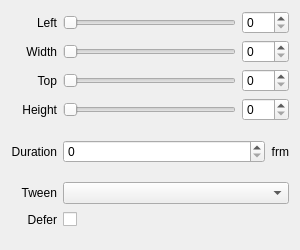
<?xml version="1.0" encoding="UTF-8"?>
<ui version="4.0">
 <class>InspectorClipWidget</class>
 <widget class="QWidget" name="InspectorClipWidget">
  <property name="geometry">
   <rect>
    <x>0</x>
    <y>0</y>
    <width>300</width>
    <height>250</height>
   </rect>
  </property>
  <property name="sizePolicy">
   <sizepolicy hsizetype="Expanding" vsizetype="Preferred">
    <horstretch>0</horstretch>
    <verstretch>0</verstretch>
   </sizepolicy>
  </property>
  <layout class="QGridLayout" name="gridLayout">
   <property name="bottomMargin">
    <number>20</number>
   </property>
   <item row="2" column="1">
    <widget class="QSlider" name="sliderTop">
     <property name="maximum">
      <number>100</number>
     </property>
     <property name="orientation">
      <enum>Qt::Horizontal</enum>
     </property>
    </widget>
   </item>
   <item row="6" column="1" colspan="2">
    <layout class="QHBoxLayout" name="horizontalLayoutDefer">
     <item>
      <widget class="QCheckBox" name="checkBoxDefer">
       <property name="layoutDirection">
        <enum>Qt::RightToLeft</enum>
       </property>
       <property name="text">
        <string/>
       </property>
      </widget>
     </item>
     <item>
      <spacer name="horizontalSpacerDefer2">
       <property name="orientation">
        <enum>Qt::Horizontal</enum>
       </property>
       <property name="sizeHint" stdset="0">
        <size>
         <width>40</width>
         <height>20</height>
        </size>
       </property>
      </spacer>
     </item>
    </layout>
   </item>
   <item row="1" column="0">
    <widget class="QLabel" name="labelWidth">
     <property name="text">
      <string>Width</string>
     </property>
     <property name="alignment">
      <set>Qt::AlignRight|Qt::AlignTrailing|Qt::AlignVCenter</set>
     </property>
    </widget>
   </item>
   <item row="4" column="1" colspan="2">
    <layout class="QHBoxLayout" name="horizontalLayoutTransitionDuration">
     <item>
      <widget class="QSpinBox" name="spinBoxTransitionDuration">
       <property name="sizePolicy">
        <sizepolicy hsizetype="Expanding" vsizetype="Fixed">
         <horstretch>0</horstretch>
         <verstretch>0</verstretch>
        </sizepolicy>
       </property>
       <property name="maximum">
        <number>999</number>
       </property>
      </widget>
     </item>
     <item>
      <widget class="QLabel" name="labelFrm1">
       <property name="text">
        <string>frm</string>
       </property>
       <property name="alignment">
        <set>Qt::AlignRight|Qt::AlignTrailing|Qt::AlignVCenter</set>
       </property>
      </widget>
     </item>
    </layout>
   </item>
   <item row="3" column="0">
    <widget class="QLabel" name="labelHeight">
     <property name="text">
      <string>Height</string>
     </property>
     <property name="alignment">
      <set>Qt::AlignRight|Qt::AlignTrailing|Qt::AlignVCenter</set>
     </property>
    </widget>
   </item>
   <item row="0" column="1">
    <widget class="QSlider" name="sliderLeft">
     <property name="maximum">
      <number>100</number>
     </property>
     <property name="orientation">
      <enum>Qt::Horizontal</enum>
     </property>
    </widget>
   </item>
   <item row="3" column="2">
    <widget class="QSpinBox" name="spinBoxHeight">
     <property name="maximum">
      <number>100</number>
     </property>
    </widget>
   </item>
   <item row="0" column="2">
    <widget class="QSpinBox" name="spinBoxLeft">
     <property name="maximum">
      <number>100</number>
     </property>
    </widget>
   </item>
   <item row="0" column="0">
    <widget class="QLabel" name="labelLeft">
     <property name="text">
      <string>Left</string>
     </property>
     <property name="alignment">
      <set>Qt::AlignRight|Qt::AlignTrailing|Qt::AlignVCenter</set>
     </property>
    </widget>
   </item>
   <item row="1" column="1">
    <widget class="QSlider" name="sliderWidth">
     <property name="maximum">
      <number>100</number>
     </property>
     <property name="orientation">
      <enum>Qt::Horizontal</enum>
     </property>
    </widget>
   </item>
   <item row="2" column="0">
    <widget class="QLabel" name="labelTop">
     <property name="text">
      <string>Top</string>
     </property>
     <property name="alignment">
      <set>Qt::AlignRight|Qt::AlignTrailing|Qt::AlignVCenter</set>
     </property>
    </widget>
   </item>
   <item row="5" column="0">
    <widget class="QLabel" name="labelEasing">
     <property name="text">
      <string>Tween</string>
     </property>
     <property name="alignment">
      <set>Qt::AlignRight|Qt::AlignTrailing|Qt::AlignVCenter</set>
     </property>
    </widget>
   </item>
   <item row="1" column="2">
    <widget class="QSpinBox" name="spinBoxWidth">
     <property name="maximum">
      <number>100</number>
     </property>
    </widget>
   </item>
   <item row="2" column="2">
    <widget class="QSpinBox" name="spinBoxTop">
     <property name="maximum">
      <number>100</number>
     </property>
    </widget>
   </item>
   <item row="3" column="1">
    <widget class="QSlider" name="sliderHeight">
     <property name="maximum">
      <number>100</number>
     </property>
     <property name="orientation">
      <enum>Qt::Horizontal</enum>
     </property>
    </widget>
   </item>
   <item row="6" column="0">
    <widget class="QLabel" name="labelDefer">
     <property name="text">
      <string>Defer</string>
     </property>
     <property name="alignment">
      <set>Qt::AlignRight|Qt::AlignTrailing|Qt::AlignVCenter</set>
     </property>
    </widget>
   </item>
   <item row="4" column="0">
    <widget class="QLabel" name="labelTransitionDuration">
     <property name="text">
      <string>Duration</string>
     </property>
     <property name="alignment">
      <set>Qt::AlignRight|Qt::AlignTrailing|Qt::AlignVCenter</set>
     </property>
    </widget>
   </item>
   <item row="5" column="1" colspan="2">
    <widget class="QComboBox" name="comboBoxTween">
     <property name="sizePolicy">
      <sizepolicy hsizetype="Expanding" vsizetype="Fixed">
       <horstretch>0</horstretch>
       <verstretch>0</verstretch>
      </sizepolicy>
     </property>
    </widget>
   </item>
  </layout>
 </widget>
 <tabstops>
  <tabstop>sliderLeft</tabstop>
  <tabstop>spinBoxLeft</tabstop>
  <tabstop>sliderWidth</tabstop>
  <tabstop>spinBoxWidth</tabstop>
  <tabstop>sliderTop</tabstop>
  <tabstop>spinBoxTop</tabstop>
  <tabstop>sliderHeight</tabstop>
  <tabstop>spinBoxHeight</tabstop>
  <tabstop>spinBoxTransitionDuration</tabstop>
  <tabstop>comboBoxTween</tabstop>
  <tabstop>checkBoxDefer</tabstop>
 </tabstops>
 <resources/>
 <connections>
  <connection>
   <sender>spinBoxTransitionDuration</sender>
   <signal>valueChanged(int)</signal>
   <receiver>InspectorClipWidget</receiver>
   <slot>transitionDurationChanged(int)</slot>
   <hints>
    <hint type="sourcelabel">
     <x>181</x>
     <y>173</y>
    </hint>
    <hint type="destinationlabel">
     <x>206</x>
     <y>128</y>
    </hint>
   </hints>
  </connection>
  <connection>
   <sender>comboBoxTween</sender>
   <signal>currentTextChanged(QString)</signal>
   <receiver>InspectorClipWidget</receiver>
   <slot>tweenChanged(QString)</slot>
   <hints>
    <hint type="sourcelabel">
     <x>203</x>
     <y>209</y>
    </hint>
    <hint type="destinationlabel">
     <x>211</x>
     <y>158</y>
    </hint>
   </hints>
  </connection>
  <connection>
   <sender>sliderLeft</sender>
   <signal>valueChanged(int)</signal>
   <receiver>InspectorClipWidget</receiver>
   <slot>sliderLeftChanged(int)</slot>
   <hints>
    <hint type="sourcelabel">
     <x>124</x>
     <y>20</y>
    </hint>
    <hint type="destinationlabel">
     <x>0</x>
     <y>21</y>
    </hint>
   </hints>
  </connection>
  <connection>
   <sender>spinBoxLeft</sender>
   <signal>valueChanged(int)</signal>
   <receiver>InspectorClipWidget</receiver>
   <slot>spinBoxLeftChanged(int)</slot>
   <hints>
    <hint type="sourcelabel">
     <x>188</x>
     <y>18</y>
    </hint>
    <hint type="destinationlabel">
     <x>213</x>
     <y>18</y>
    </hint>
   </hints>
  </connection>
  <connection>
   <sender>checkBoxDefer</sender>
   <signal>stateChanged(int)</signal>
   <receiver>InspectorClipWidget</receiver>
   <slot>deferChanged(int)</slot>
   <hints>
    <hint type="sourcelabel">
     <x>90</x>
     <y>241</y>
    </hint>
    <hint type="destinationlabel">
     <x>222</x>
     <y>191</y>
    </hint>
   </hints>
  </connection>
  <connection>
   <sender>sliderTop</sender>
   <signal>valueChanged(int)</signal>
   <receiver>InspectorClipWidget</receiver>
   <slot>sliderTopChanged(int)</slot>
   <hints>
    <hint type="sourcelabel">
     <x>107</x>
     <y>86</y>
    </hint>
    <hint type="destinationlabel">
     <x>1</x>
     <y>94</y>
    </hint>
   </hints>
  </connection>
  <connection>
   <sender>sliderWidth</sender>
   <signal>valueChanged(int)</signal>
   <receiver>InspectorClipWidget</receiver>
   <slot>sliderWidthChanged(int)</slot>
   <hints>
    <hint type="sourcelabel">
     <x>92</x>
     <y>61</y>
    </hint>
    <hint type="destinationlabel">
     <x>-2</x>
     <y>63</y>
    </hint>
   </hints>
  </connection>
  <connection>
   <sender>spinBoxWidth</sender>
   <signal>valueChanged(int)</signal>
   <receiver>InspectorClipWidget</receiver>
   <slot>spinBoxWidthChanged(int)</slot>
   <hints>
    <hint type="sourcelabel">
     <x>193</x>
     <y>57</y>
    </hint>
    <hint type="destinationlabel">
     <x>220</x>
     <y>57</y>
    </hint>
   </hints>
  </connection>
  <connection>
   <sender>sliderHeight</sender>
   <signal>valueChanged(int)</signal>
   <receiver>InspectorClipWidget</receiver>
   <slot>sliderHeightChanged(int)</slot>
   <hints>
    <hint type="sourcelabel">
     <x>111</x>
     <y>127</y>
    </hint>
    <hint type="destinationlabel">
     <x>1</x>
     <y>128</y>
    </hint>
   </hints>
  </connection>
  <connection>
   <sender>spinBoxHeight</sender>
   <signal>valueChanged(int)</signal>
   <receiver>InspectorClipWidget</receiver>
   <slot>spinBoxHeightChanged(int)</slot>
   <hints>
    <hint type="sourcelabel">
     <x>189</x>
     <y>121</y>
    </hint>
    <hint type="destinationlabel">
     <x>211</x>
     <y>106</y>
    </hint>
   </hints>
  </connection>
  <connection>
   <sender>spinBoxTop</sender>
   <signal>valueChanged(int)</signal>
   <receiver>InspectorClipWidget</receiver>
   <slot>spinBoxTopChanged(int)</slot>
   <hints>
    <hint type="sourcelabel">
     <x>188</x>
     <y>91</y>
    </hint>
    <hint type="destinationlabel">
     <x>218</x>
     <y>86</y>
    </hint>
   </hints>
  </connection>
 </connections>
 <slots>
  <slot>sliderLeftChanged(int)</slot>
  <slot>sliderWidthChanged(int)</slot>
  <slot>sliderTopChanged(int)</slot>
  <slot>sliderHeightChanged(int)</slot>
  <slot>transitionDurationChanged(int)</slot>
  <slot>tweenChanged(QString)</slot>
  <slot>spinBoxLeftChanged(int)</slot>
  <slot>spinBoxWidthChanged(int)</slot>
  <slot>spinBoxTopChanged(int)</slot>
  <slot>spinBoxHeightChanged(int)</slot>
  <slot>resetDefer(QString)</slot>
  <slot>deferChanged(int)</slot>
 </slots>
</ui>
